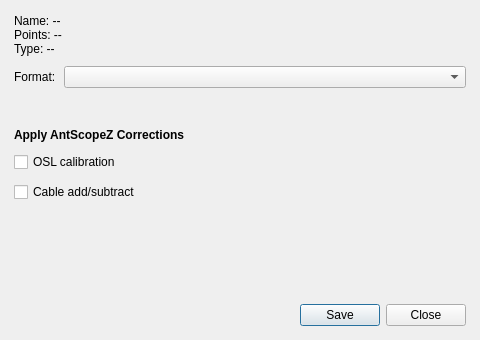
<?xml version="1.0" encoding="UTF-8"?>
<ui version="4.0">
 <class>Export</class>
 <widget class="QDialog" name="Export">
  <property name="geometry">
   <rect>
    <x>0</x>
    <y>0</y>
    <width>480</width>
    <height>340</height>
   </rect>
  </property>
  <property name="minimumSize">
   <size>
    <width>440</width>
    <height>0</height>
   </size>
  </property>
  <property name="windowTitle">
   <string>Save</string>
  </property>
  <layout class="QVBoxLayout" name="mainLayout">
   <property name="spacing">
    <number>10</number>
   </property>
   <property name="leftMargin">
    <number>14</number>
   </property>
   <property name="topMargin">
    <number>14</number>
   </property>
   <property name="rightMargin">
    <number>14</number>
   </property>
   <property name="bottomMargin">
    <number>14</number>
   </property>
   <item>
    <widget class="QLabel" name="detailsLabel">
     <property name="text">
      <string>Name: --
Points: --
Type: --</string>
     </property>
    </widget>
   </item>
   <item>
    <layout class="QHBoxLayout" name="formatLayout" stretch="0,1">
     <property name="spacing">
      <number>8</number>
     </property>
     <item>
      <widget class="QLabel" name="formatLabel">
       <property name="text">
        <string>Format:</string>
       </property>
       <property name="buddy">
        <cstring>formatCombo</cstring>
       </property>
      </widget>
     </item>
     <item>
      <widget class="QComboBox" name="formatCombo"/>
     </item>
    </layout>
   </item>
   <item>
    <widget class="QLabel" name="formatDescription">
     <property name="wordWrap">
      <bool>true</bool>
     </property>
     <property name="alignment">
      <set>Qt::AlignmentFlag::AlignLeading|Qt::AlignmentFlag::AlignLeft|Qt::AlignmentFlag::AlignTop</set>
     </property>
    </widget>
   </item>
   <item>
    <spacer name="sectionSpacer">
     <property name="orientation">
      <enum>Qt::Orientation::Vertical</enum>
     </property>
     <property name="sizeType">
      <enum>QSizePolicy::Policy::Fixed</enum>
     </property>
     <property name="sizeHint">
      <size>
       <width>0</width>
       <height>6</height>
      </size>
     </property>
    </spacer>
   </item>
   <item>
    <widget class="QLabel" name="correctionsHeading">
     <property name="font">
      <font>
       <bold>true</bold>
      </font>
     </property>
     <property name="text">
      <string>Apply AntScopeZ Corrections</string>
     </property>
    </widget>
   </item>
   <item>
    <widget class="QCheckBox" name="oslCheckBox">
     <property name="text">
      <string>OSL calibration</string>
     </property>
    </widget>
   </item>
   <item>
    <widget class="QCheckBox" name="cableCheckBox">
     <property name="text">
      <string>Cable add/subtract</string>
     </property>
    </widget>
   </item>
   <item>
    <widget class="QLabel" name="correctionsNote">
     <property name="wordWrap">
      <bool>true</bool>
     </property>
    </widget>
   </item>
   <item>
    <spacer name="bottomSpacer">
     <property name="orientation">
      <enum>Qt::Orientation::Vertical</enum>
     </property>
     <property name="sizeHint">
      <size>
       <width>0</width>
       <height>0</height>
      </size>
     </property>
    </spacer>
   </item>
   <item>
    <widget class="QDialogButtonBox" name="buttonBox">
     <property name="orientation">
      <enum>Qt::Orientation::Horizontal</enum>
     </property>
     <property name="standardButtons">
      <set>QDialogButtonBox::StandardButton::Close|QDialogButtonBox::StandardButton::Save</set>
     </property>
    </widget>
   </item>
  </layout>
 </widget>
 <resources/>
 <connections>
  <connection>
   <sender>buttonBox</sender>
   <signal>rejected()</signal>
   <receiver>Export</receiver>
   <slot>reject()</slot>
   <hints>
    <hint type="sourcelabel">
     <x>390</x>
     <y>320</y>
    </hint>
    <hint type="destinationlabel">
     <x>240</x>
     <y>170</y>
    </hint>
   </hints>
  </connection>
 </connections>
</ui>
